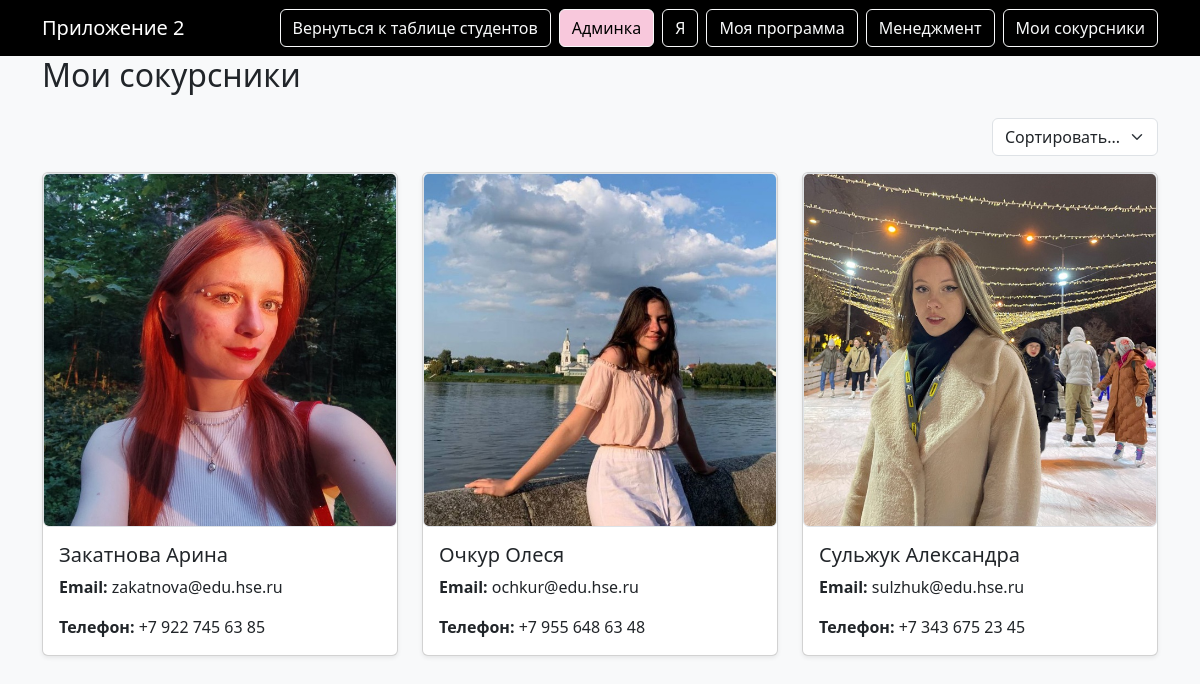
The app's page /app2/peers/ with its own data.
### app2/models.py (models this page shows, shortened)
class Peer(models.Model):
    full_name = models.CharField("ФИО", max_length=100)
    email = models.EmailField("Электронная почта")
    phone = models.CharField("Телефон", max_length=20)
    photo = models.ImageField("Фото", upload_to='app2/peers_photos/')

### app2/views.py (the view)
# urls.py: path('peers/', views.app2_peers, name='app2_peers'),
def app2_peers(request):
    sort = request.GET.get('sort')
    if sort == 'za':
        classmates = Peer.objects.all().order_by('-full_name')
    else:
        classmates = Peer.objects.all().order_by('full_name')
    return render(request, 'app2/peers.html', {'peers': classmates})

### app2/templates/app2/peers.html (shortened to what this page needs)
{% extends 'base_app2.html' %} {% load static %}  {% block content %}
<h2 class="mb-4">Мои сокурсники</h2>
<div class="d-flex justify-content-end mb-3">
    <form method="get">
      <select name="sort" class="form-select w-auto" onchange="this.form.submit()">
        <option value="">Сортировать...</option>
      </select>
    </form>
  </div>
<div class="row row-cols-1 row-cols-md-2 row-cols-lg-3 g-4">
  {% for peer in peers %}
  <div class="col">
    <div class="card h-100 shadow-sm">
      <img
        src="{{ peer.photo.url }}"
        alt="Фото сокурсника"
        class="img-fluid rounded border"
      />
      <div class="card-body">
        <h5 class="card-title">{{ peer.full_name }}</h5>
        <p class="card-text"><strong>Email:</strong> {{ peer.email }}</p>
        <p class="card-text"><strong>Телефон:</strong> {{ peer.phone }}</p>
      </div>
    </div>
  </div>
  {% empty %}
  <p>Нет добавленных сокурсников.</p>
  {% endfor %}
</div>
{% endblock %}

### app2/templates/base_app2.html (shortened to what this page needs)
<!DOCTYPE html>
<html lang="ru">
  <head>
    <link
      href="https://cdn.jsdelivr.net/npm/bootstrap@5.3.0/dist/css/bootstrap.min.css"
      rel="stylesheet"
    />
  </head>
  <body class="bg-light">
    <nav
      class="navbar navbar-expand-lg navbar-dark"
      style="background-color: #000000"
    >
      <div class="container">
        <a class="navbar-brand">Приложение 2</a>
        <div class="d-flex gap-2">
          <a class="btn btn-outline-light" href="/list/"
            >Вернуться к таблице студентов</a
          >
          <a
            class="btn btn-light"
            style="background-color: #f8c8dc"
            href="/admin/"
            >Админка</a
          >
          <a class="btn btn-outline-light" href="{% url 'app2_me' %}">Я</a>
          <a class="btn btn-outline-light" href="{% url 'app2_program' %}"
            >Моя программа</a
          >
          <a class="btn btn-outline-light" href="{% url 'program_management' %}"
            >Менеджмент</a
          >
          <a class="btn btn-outline-light" href="{% url 'app2_peers' %}"
            >Мои сокурсники</a
          >
        </div>
      </div>
    </nav>
    <div class="container">{% block content %}{% endblock %}</div>
  </body>
</html>

### records on screen
Peer: photo (picture), full_name "Закатнова Арина", email "zakatnova@edu.hse.ru", phone "+7 922 745 63 85"
Peer: photo (picture), full_name "Очкур Олеся", email "ochkur@edu.hse.ru", phone "+7 955 648 63 48"
Peer: photo (picture), full_name "Сульжук Александра", email "sulzhuk@edu.hse.ru", phone "+7 343 675 23 45"
